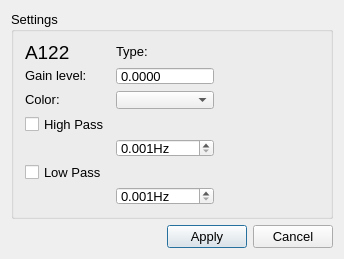
<?xml version="1.0" encoding="UTF-8"?>
<ui version="4.0">
 <class>SignalSettingsClass</class>
 <widget class="QDialog" name="SignalSettingsClass">
  <property name="geometry">
   <rect>
    <x>0</x>
    <y>0</y>
    <width>344</width>
    <height>259</height>
   </rect>
  </property>
  <property name="minimumSize">
   <size>
    <width>344</width>
    <height>259</height>
   </size>
  </property>
  <property name="maximumSize">
   <size>
    <width>16777215</width>
    <height>16777215</height>
   </size>
  </property>
  <property name="font">
   <font>
    <family>Arial</family>
    <pointsize>10</pointsize>
   </font>
  </property>
  <property name="windowTitle">
   <string>Channel Settings</string>
  </property>
  <property name="windowIcon">
   <iconset resource="../../../resources/AnyWave.qrc">
    <normaloff>:/images/AnyWave_icon.png</normaloff>:/images/AnyWave_icon.png</iconset>
  </property>
  <layout class="QGridLayout" name="gridLayout_3">
   <item row="0" column="0">
    <layout class="QVBoxLayout" name="verticalLayout">
     <item>
      <widget class="QGroupBox" name="groupBox">
       <property name="title">
        <string>Settings</string>
       </property>
       <layout class="QGridLayout" name="gridLayout_2">
        <item row="0" column="0">
         <layout class="QGridLayout" name="gridLayout">
          <item row="3" column="1" colspan="3">
           <spacer name="horizontalSpacer_7">
            <property name="orientation">
             <enum>Qt::Horizontal</enum>
            </property>
            <property name="sizeHint" stdset="0">
             <size>
              <width>113</width>
              <height>20</height>
             </size>
            </property>
           </spacer>
          </item>
          <item row="3" column="0">
           <widget class="QCheckBox" name="checkHighPass">
            <property name="sizePolicy">
             <sizepolicy hsizetype="Preferred" vsizetype="Fixed">
              <horstretch>0</horstretch>
              <verstretch>0</verstretch>
             </sizepolicy>
            </property>
            <property name="text">
             <string>High Pass</string>
            </property>
           </widget>
          </item>
          <item row="2" column="1">
           <widget class="QComboBox" name="cb_Couleur">
            <property name="sizePolicy">
             <sizepolicy hsizetype="Preferred" vsizetype="Fixed">
              <horstretch>0</horstretch>
              <verstretch>0</verstretch>
             </sizepolicy>
            </property>
            <property name="focusPolicy">
             <enum>Qt::ClickFocus</enum>
            </property>
           </widget>
          </item>
          <item row="2" column="0">
           <widget class="QLabel" name="label_Couleur">
            <property name="sizePolicy">
             <sizepolicy hsizetype="Preferred" vsizetype="Fixed">
              <horstretch>0</horstretch>
              <verstretch>0</verstretch>
             </sizepolicy>
            </property>
            <property name="text">
             <string>Color:</string>
            </property>
           </widget>
          </item>
          <item row="2" column="2" colspan="2">
           <spacer name="horizontalSpacer_9">
            <property name="orientation">
             <enum>Qt::Horizontal</enum>
            </property>
            <property name="sizeHint" stdset="0">
             <size>
              <width>72</width>
              <height>20</height>
             </size>
            </property>
           </spacer>
          </item>
          <item row="5" column="1" colspan="3">
           <spacer name="horizontalSpacer_3">
            <property name="orientation">
             <enum>Qt::Horizontal</enum>
            </property>
            <property name="sizeHint" stdset="0">
             <size>
              <width>113</width>
              <height>20</height>
             </size>
            </property>
           </spacer>
          </item>
          <item row="5" column="0">
           <widget class="QCheckBox" name="checkLowPass">
            <property name="sizePolicy">
             <sizepolicy hsizetype="Preferred" vsizetype="Fixed">
              <horstretch>0</horstretch>
              <verstretch>0</verstretch>
             </sizepolicy>
            </property>
            <property name="text">
             <string>Low Pass</string>
            </property>
           </widget>
          </item>
          <item row="0" column="0">
           <widget class="QLabel" name="labelChannel">
            <property name="sizePolicy">
             <sizepolicy hsizetype="Preferred" vsizetype="Fixed">
              <horstretch>0</horstretch>
              <verstretch>0</verstretch>
             </sizepolicy>
            </property>
            <property name="font">
             <font>
              <family>Arial</family>
              <pointsize>14</pointsize>
             </font>
            </property>
            <property name="text">
             <string>A122</string>
            </property>
            <property name="scaledContents">
             <bool>true</bool>
            </property>
           </widget>
          </item>
          <item row="1" column="2" colspan="2">
           <spacer name="horizontalSpacer_10">
            <property name="orientation">
             <enum>Qt::Horizontal</enum>
            </property>
            <property name="sizeHint" stdset="0">
             <size>
              <width>72</width>
              <height>20</height>
             </size>
            </property>
           </spacer>
          </item>
          <item row="1" column="0">
           <widget class="QLabel" name="label">
            <property name="sizePolicy">
             <sizepolicy hsizetype="Preferred" vsizetype="Fixed">
              <horstretch>0</horstretch>
              <verstretch>0</verstretch>
             </sizepolicy>
            </property>
            <property name="text">
             <string>Gain level:</string>
            </property>
            <property name="scaledContents">
             <bool>true</bool>
            </property>
           </widget>
          </item>
          <item row="6" column="1">
           <widget class="QDoubleSpinBox" name="sbLow">
            <property name="sizePolicy">
             <sizepolicy hsizetype="Preferred" vsizetype="Fixed">
              <horstretch>0</horstretch>
              <verstretch>0</verstretch>
             </sizepolicy>
            </property>
            <property name="suffix">
             <string>Hz</string>
            </property>
            <property name="decimals">
             <number>3</number>
            </property>
            <property name="minimum">
             <double>0.001000000000000</double>
            </property>
            <property name="maximum">
             <double>1000.000000000000000</double>
            </property>
           </widget>
          </item>
          <item row="0" column="1">
           <widget class="QLabel" name="labelType">
            <property name="sizePolicy">
             <sizepolicy hsizetype="Preferred" vsizetype="Fixed">
              <horstretch>0</horstretch>
              <verstretch>0</verstretch>
             </sizepolicy>
            </property>
            <property name="text">
             <string>Type:</string>
            </property>
           </widget>
          </item>
          <item row="0" column="2" colspan="2">
           <spacer name="horizontalSpacer_2">
            <property name="orientation">
             <enum>Qt::Horizontal</enum>
            </property>
            <property name="sizeHint" stdset="0">
             <size>
              <width>40</width>
              <height>20</height>
             </size>
            </property>
           </spacer>
          </item>
          <item row="4" column="1">
           <widget class="QDoubleSpinBox" name="sbHigh">
            <property name="sizePolicy">
             <sizepolicy hsizetype="Preferred" vsizetype="Fixed">
              <horstretch>0</horstretch>
              <verstretch>0</verstretch>
             </sizepolicy>
            </property>
            <property name="suffix">
             <string>Hz</string>
            </property>
            <property name="decimals">
             <number>3</number>
            </property>
            <property name="minimum">
             <double>0.001000000000000</double>
            </property>
            <property name="maximum">
             <double>1000.000000000000000</double>
            </property>
           </widget>
          </item>
          <item row="1" column="1">
           <widget class="QDoubleSpinBox" name="spGainLevel">
            <property name="buttonSymbols">
             <enum>QAbstractSpinBox::NoButtons</enum>
            </property>
            <property name="keyboardTracking">
             <bool>false</bool>
            </property>
            <property name="decimals">
             <number>4</number>
            </property>
            <property name="maximum">
             <double>999999999999999945322333868247445125709646570021247924665841614848.000000000000000</double>
            </property>
           </widget>
          </item>
         </layout>
        </item>
       </layout>
      </widget>
     </item>
     <item>
      <spacer name="verticalSpacer">
       <property name="orientation">
        <enum>Qt::Vertical</enum>
       </property>
       <property name="sizeHint" stdset="0">
        <size>
         <width>20</width>
         <height>40</height>
        </size>
       </property>
      </spacer>
     </item>
     <item>
      <layout class="QHBoxLayout" name="horizontalLayout">
       <item>
        <spacer name="horizontalSpacer">
         <property name="orientation">
          <enum>Qt::Horizontal</enum>
         </property>
         <property name="sizeHint" stdset="0">
          <size>
           <width>40</width>
           <height>20</height>
          </size>
         </property>
        </spacer>
       </item>
       <item>
        <widget class="QPushButton" name="buttonApply">
         <property name="text">
          <string>Apply</string>
         </property>
         <property name="default">
          <bool>true</bool>
         </property>
        </widget>
       </item>
       <item>
        <widget class="QPushButton" name="buttonCancel">
         <property name="text">
          <string>Cancel</string>
         </property>
        </widget>
       </item>
      </layout>
     </item>
    </layout>
   </item>
  </layout>
 </widget>
 <layoutdefault spacing="6" margin="11"/>
 <resources>
  <include location="../../../resources/AnyWave.qrc"/>
 </resources>
 <connections>
  <connection>
   <sender>buttonApply</sender>
   <signal>clicked()</signal>
   <receiver>SignalSettingsClass</receiver>
   <slot>accept()</slot>
   <hints>
    <hint type="sourcelabel">
     <x>423</x>
     <y>238</y>
    </hint>
    <hint type="destinationlabel">
     <x>109</x>
     <y>156</y>
    </hint>
   </hints>
  </connection>
  <connection>
   <sender>buttonCancel</sender>
   <signal>clicked()</signal>
   <receiver>SignalSettingsClass</receiver>
   <slot>reject()</slot>
   <hints>
    <hint type="sourcelabel">
     <x>504</x>
     <y>238</y>
    </hint>
    <hint type="destinationlabel">
     <x>154</x>
     <y>160</y>
    </hint>
   </hints>
  </connection>
  <connection>
   <sender>checkHighPass</sender>
   <signal>toggled(bool)</signal>
   <receiver>sbHigh</receiver>
   <slot>setEnabled(bool)</slot>
   <hints>
    <hint type="sourcelabel">
     <x>379</x>
     <y>90</y>
    </hint>
    <hint type="destinationlabel">
     <x>471</x>
     <y>125</y>
    </hint>
   </hints>
  </connection>
  <connection>
   <sender>checkLowPass</sender>
   <signal>toggled(bool)</signal>
   <receiver>sbLow</receiver>
   <slot>setEnabled(bool)</slot>
   <hints>
    <hint type="sourcelabel">
     <x>379</x>
     <y>158</y>
    </hint>
    <hint type="destinationlabel">
     <x>471</x>
     <y>193</y>
    </hint>
   </hints>
  </connection>
 </connections>
 <slots>
  <slot>checkFiltering(bool)</slot>
  <slot>upAmp()</slot>
  <slot>downAmp()</slot>
 </slots>
</ui>
